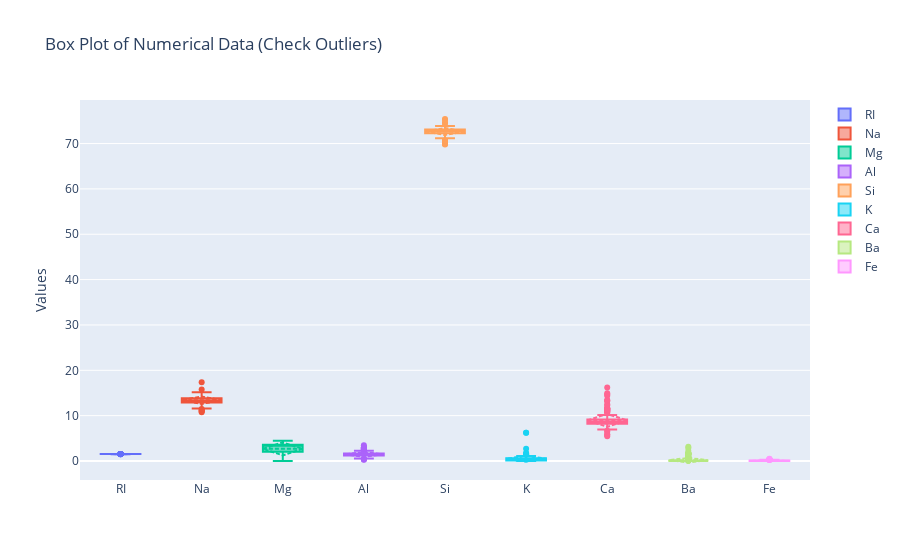

Notebook cell for this chart:
### Markdown cell above
Box plots of numerical features

### Code cell
# Create a box plot for each numerical column
fig = go.Figure()
for column in ['RI', 'Na', 'Mg', 'Al', 'Si', 'K', 'Ca', 'Ba', 'Fe']:
    fig.add_trace(go.Box(y=df[column], name=column, boxmean='sd'))

# Update layout
fig.update_layout(
    title="Box Plot of Numerical Data (Check Outliers)",
    yaxis_title="Values"
)

# Show the plot
fig.show()

### Figure 1 — Plotly figure (JSON) as saved in the notebook; plotly's stock layout.template omitted (floating-point values rounded to 4 significant figures; data arrays with more than 128 entries replaced by an {"elided": "..."} marker saying what was removed)
{"data": [{"boxmean": "sd", "name": "RI", "type": "box", "y": {"elided": "213 float values"}}, {"boxmean": "sd", "name": "Na", "type": "box", "y": {"elided": "213 float values"}}, {"boxmean": "sd", "name": "Mg", "type": "box", "y": {"elided": "213 float values"}}, {"boxmean": "sd", "name": "Al", "type": "box", "y": {"elided": "213 float values"}}, {"boxmean": "sd", "name": "Si", "type": "box", "y": {"elided": "213 float values"}}, {"boxmean": "sd", "name": "K", "type": "box", "y": {"elided": "213 float values"}}, {"boxmean": "sd", "name": "Ca", "type": "box", "y": {"elided": "213 float values"}}, {"boxmean": "sd", "name": "Ba", "type": "box", "y": {"elided": "213 float values"}}, {"boxmean": "sd", "name": "Fe", "type": "box", "y": {"elided": "213 float values"}}], "layout": {"autosize": true, "title": {"text": "Box Plot of Numerical Data (Check Outliers)"}, "xaxis": {"autorange": true, "range": [-0.5, 8.5], "type": "category"}, "yaxis": {"autorange": true, "range": [-4.189, 79.6], "title": {"text": "Values"}, "type": "linear"}}}
